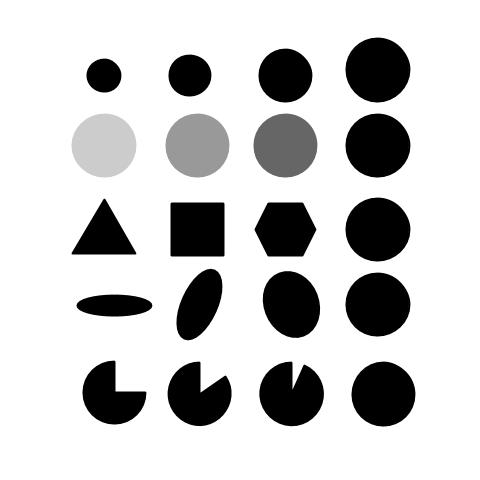
#> input picture some code backups/blob.jpg, 480 x 480 px
$ python find_connected_components.py
#> lines starting #> are read from the running program, lines starting #| are printed output that depends on the picture; after the words box and inside, x2 and y2 are one past the last pixel; in counts of white or black regions, pixels touching at a corner belong together
#############################################################
##             Praveen's Moon TRacker
##
#############################################################
# import the necessary packages

import numpy as np

import cv2


# load the image and perform pyramid mean shift filtering
# to aid the thresholding step
image = cv2.imread("blob.jpg") # test image
#> image is the input picture: shape (480, 480, 3); min 0, max 255, mean 203

image = cv2.imread("moon_tracker.jpg")
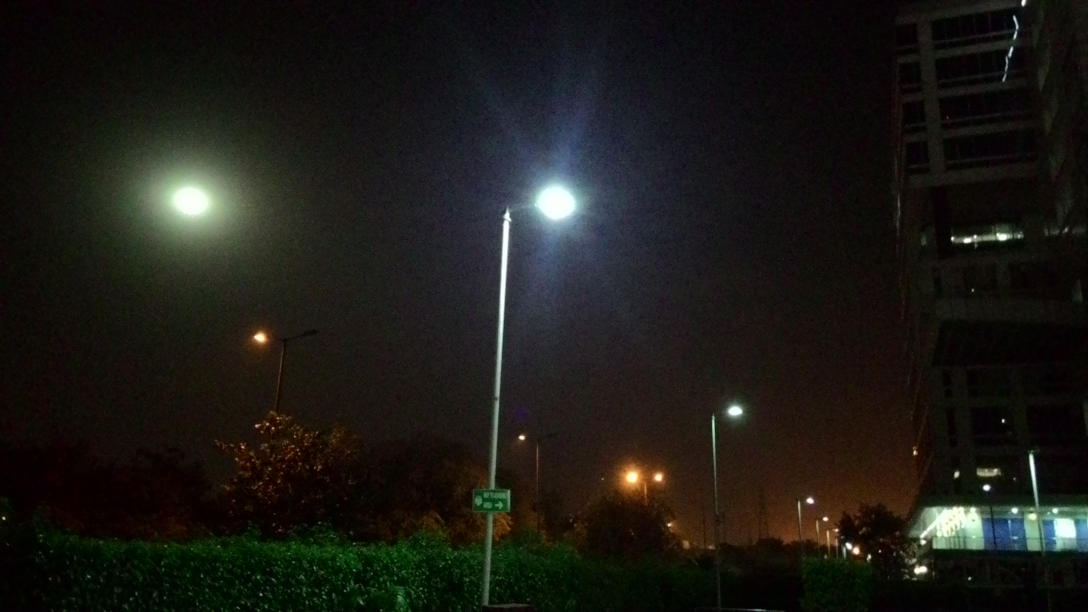
#> input picture some code backups/moon_tracker.jpg, 3264 x 1836 px (shown at 1/3 size)
#> image is the input picture: shape (1836, 3264, 3); mean B, G, R 21.9, 26.6, 28
image=255-image
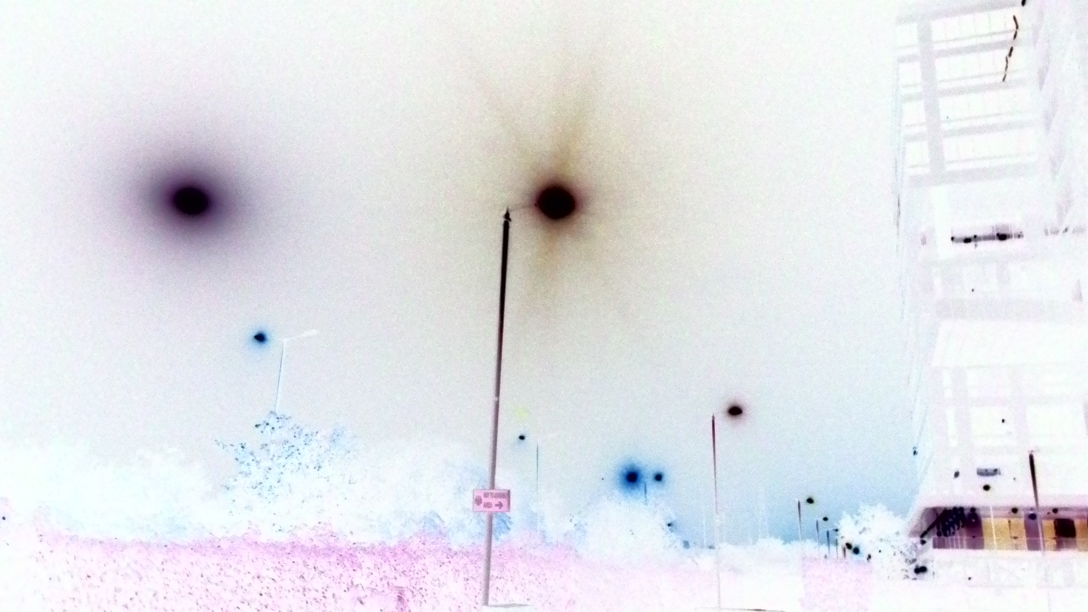
#> image: shape (1836, 3264, 3) (shown at 1/3 size); mean B, G, R 233.1, 228.4, 227


cv2.imshow("Input", image)

# convert the mean shift image to grayscale, then apply
# Otsu's thresholding
gray = cv2.cvtColor(image, cv2.COLOR_BGR2GRAY)
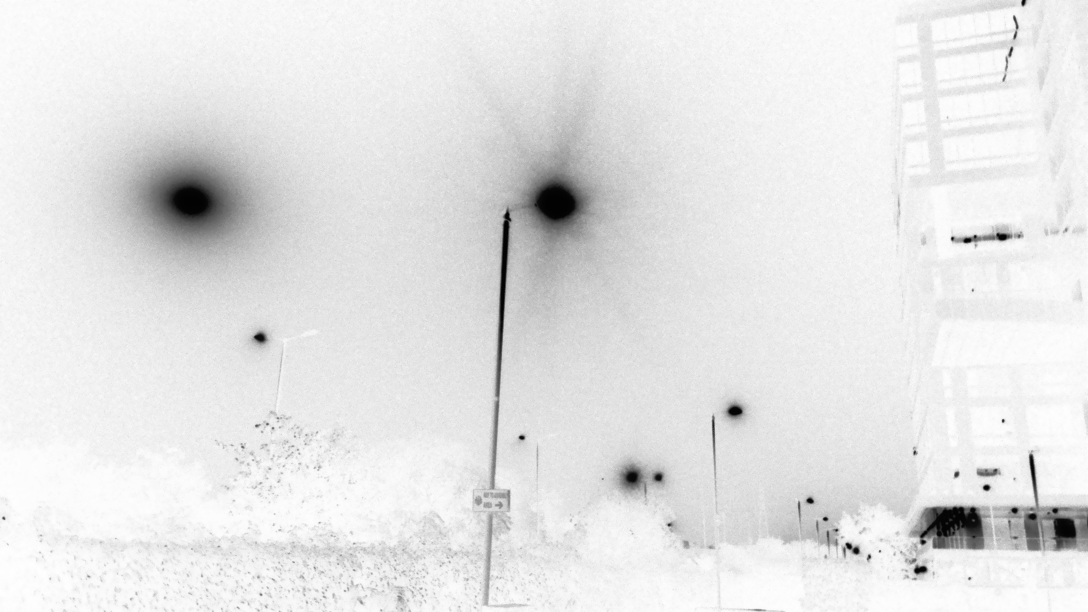
#> gray: shape (1836, 3264) (shown at 1/3 size); min 0, max 255, mean 228.5
ret, thresh = cv2.threshold(gray,180,255,cv2.THRESH_BINARY_INV+cv2.THRESH_OTSU)
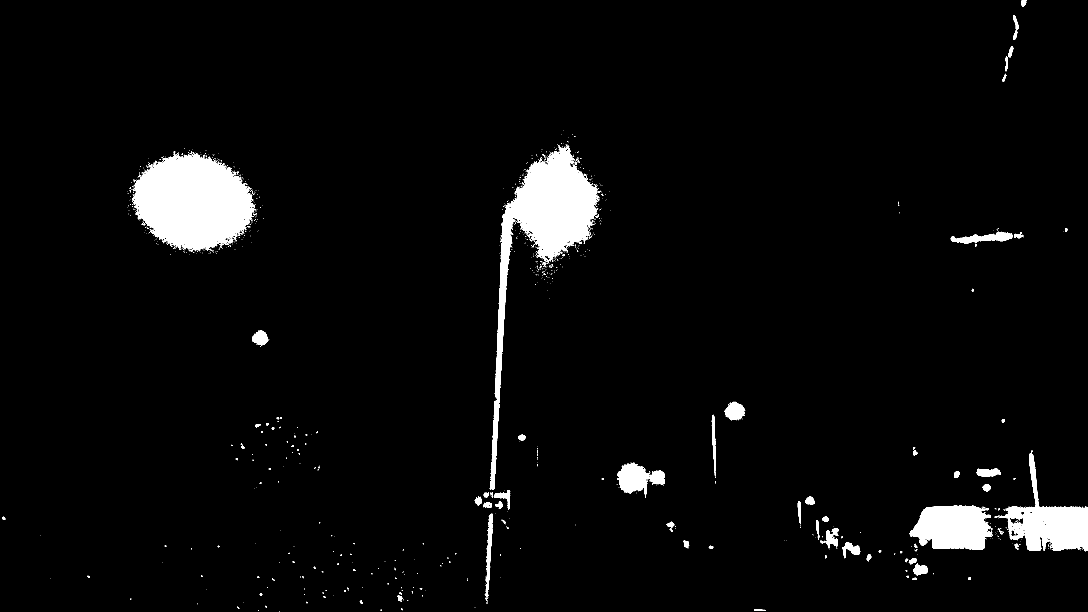
#> thresh: shape (1836, 3264) (shown at 1/3 size); 3.9% white; 1150 white regions (1049 under 20 px)
#> ret = 170
cv2.imshow("Thresh", thresh)


# find contours in the thresholded image
cnts = cv2.findContours(thresh.copy(), cv2.RETR_EXTERNAL,
	cv2.CHAIN_APPROX_SIMPLE)[-2]
#> cnts = 1141 contours, 1074 with area under 20; largest, box (x1, y1, x2, y2) and area: (396, 457, 767, 754) 74498, (1469, 436, 1798, 1470) 67030, (2997, 1360, 3264, 1654) 29186, (2729, 1516, 2978, 1649) 24716, (1851, 1387, 1995, 1492) 7406
print("[INFO] {} unique contours found".format(len(cnts)))
#| [INFO] 1141 unique contours found

# loop over the contours
for (i, c) in enumerate(cnts):
	# draw the contour
	((x, y), _) = cv2.minEnclosingCircle(c)
	cv2.putText(image, "#{}".format(i + 1), (int(x) - 10, int(y)),
		cv2.FONT_HERSHEY_SIMPLEX, 0.6, (0, 0, 255), 2)
	cv2.drawContours(image, [c], -1, (0, 255, 0), 2)
#> this loop made 1141 passes
#> (x, y) on passes 2 to 4: (1208, 1831), (775, 1831), (1143.5, 1830.5)
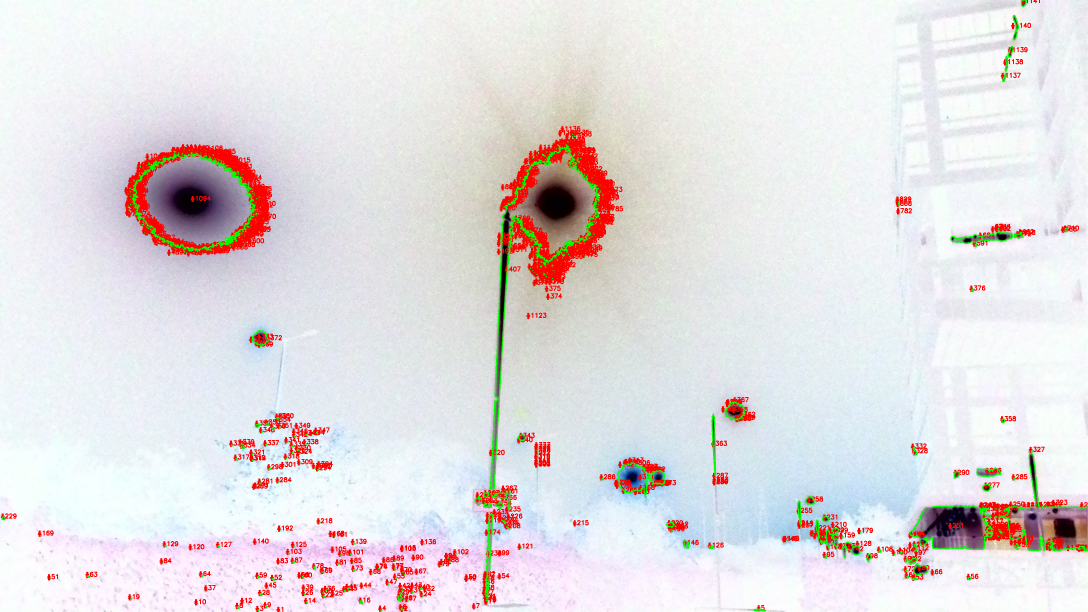
#> image: shape (1836, 3264, 3) (shown at 1/3 size); mean B, G, R 224.9, 223, 227.2

# show the output image
cv2.imshow("Image", image)
cv2.waitKey(0)
